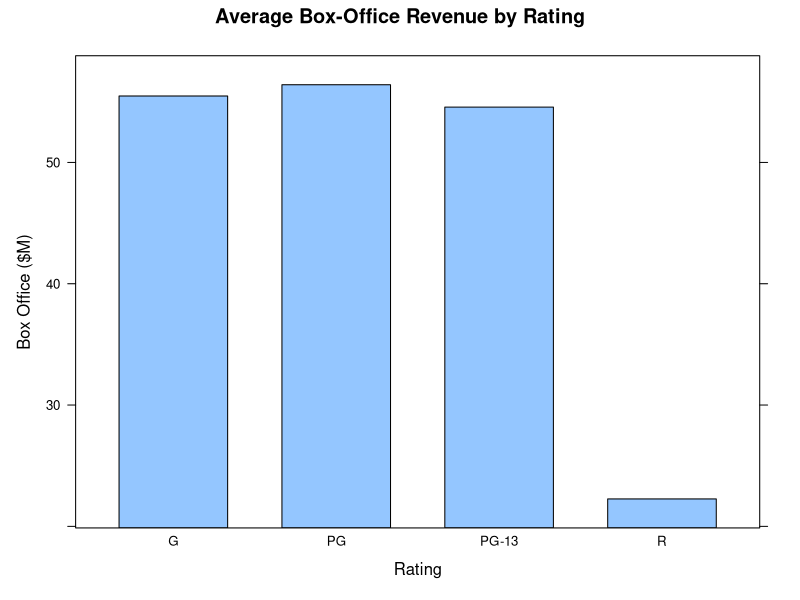
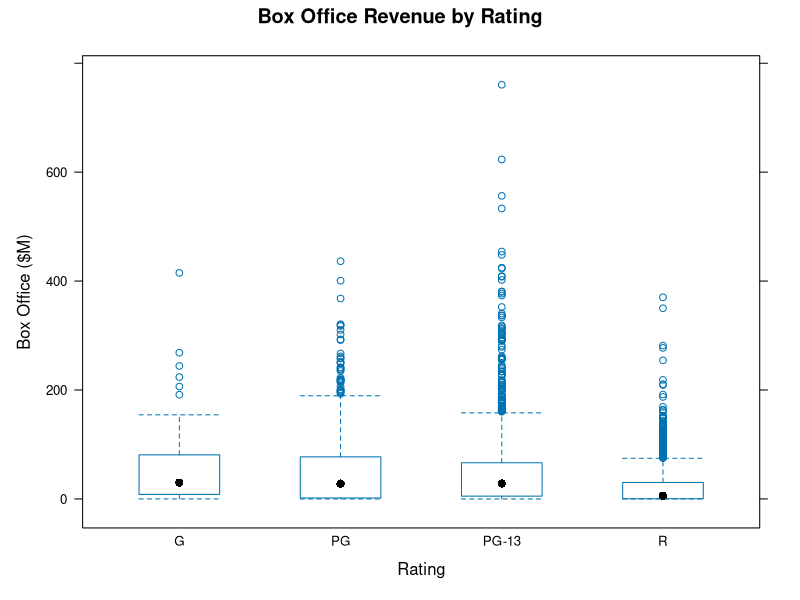
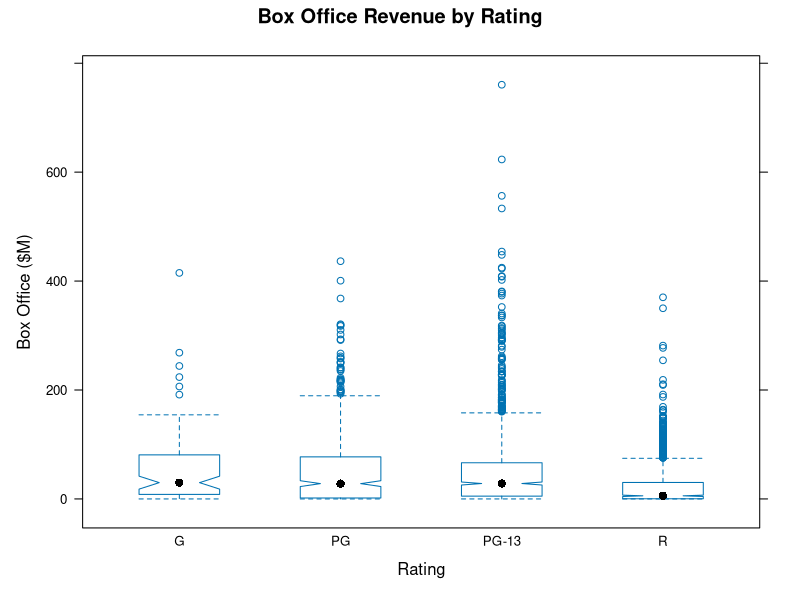
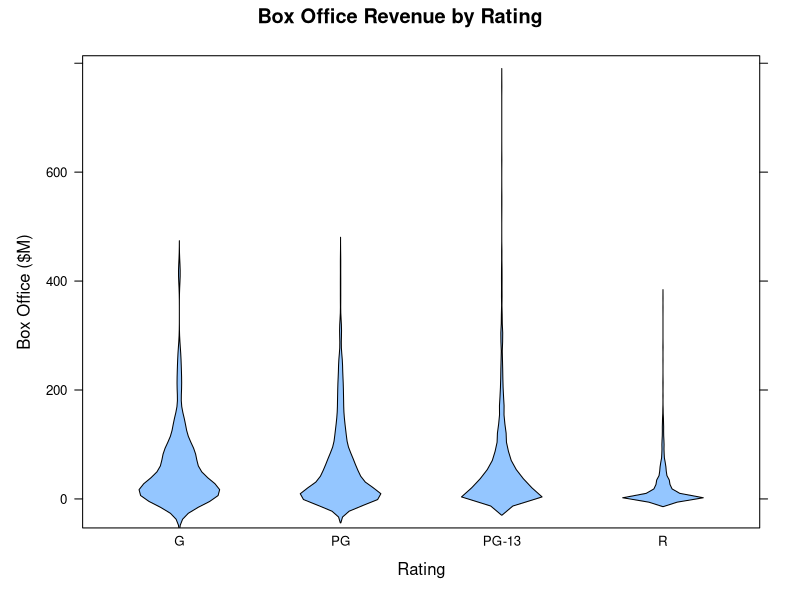

Recreate these plots in R, in order.
## ---- chunk 1
movies <- read.csv("../data/Movies.csv")
main_label <- "Average Box-Office Revenue by Rating"
rating_label <- "Rating"
box_office_label <- "Box Office ($M)"
library(lattice)
## ---- chunk 2
library("dplyr")
## ---- chunk 3
average  <- movies %>% 
  select(Rating, Box.Office) %>%
  group_by(Rating) %>%
  summarize(Box.Office = mean(Box.Office)) %>%
  as.data.frame()

print(average)
## ---- chunk 4
barchart(
  x = Box.Office ~ Rating,
  data = average,
  main = main_label,
  xlab = rating_label,
  ylab = box_office_label)
## ---- chunk 5
main_label <- "Box Office Revenue by Rating"
bwplot(
  x = Box.Office ~ Rating,
  data = movies,
  main = main_label,
  xlab = rating_label,
  ylab = box_office_label)
## ---- chunk 6
bwplot(
  x = Box.Office ~ Rating,
  data = movies,
  notch = TRUE,
  main = main_label,
  xlab = rating_label,
  ylab = box_office_label)
## ---- chunk 7
bwplot(
  x = Box.Office ~ Rating,
  data = movies,
  panel = panel.violin,
  main = main_label,
  xlab = rating_label,
  ylab = box_office_label)
